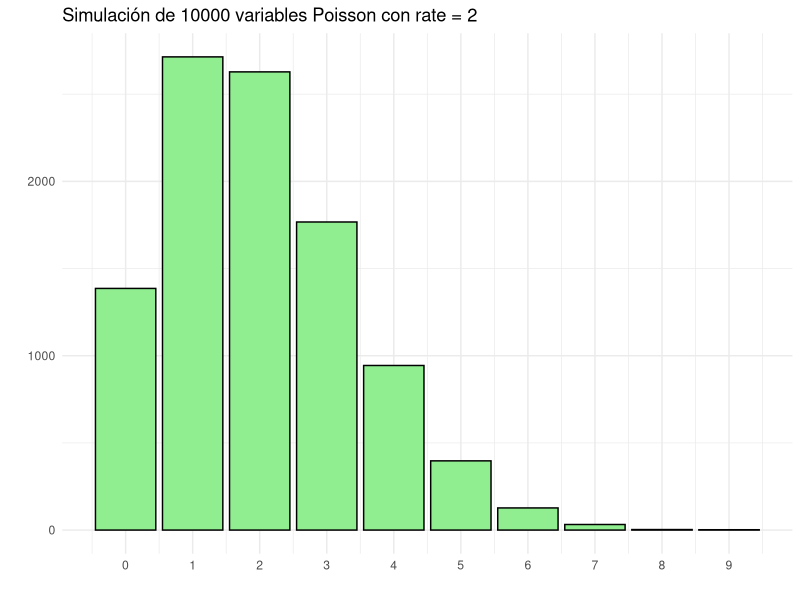
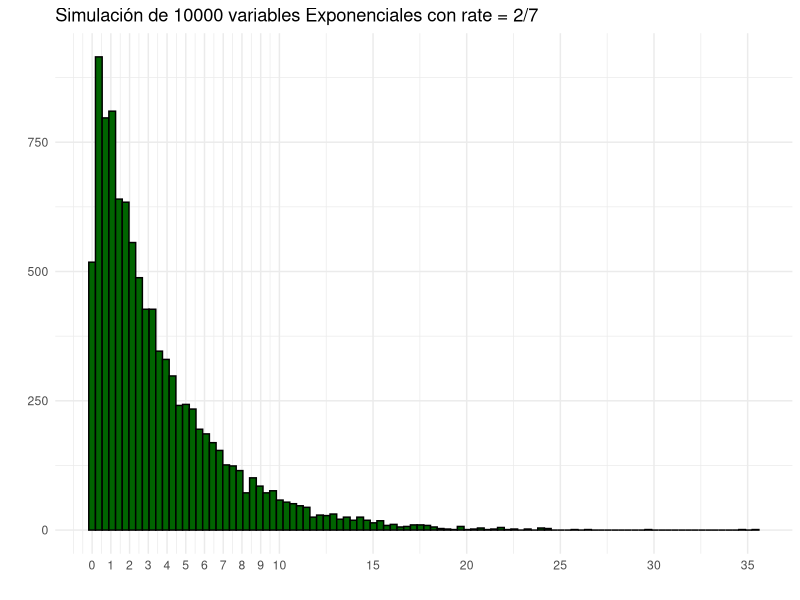
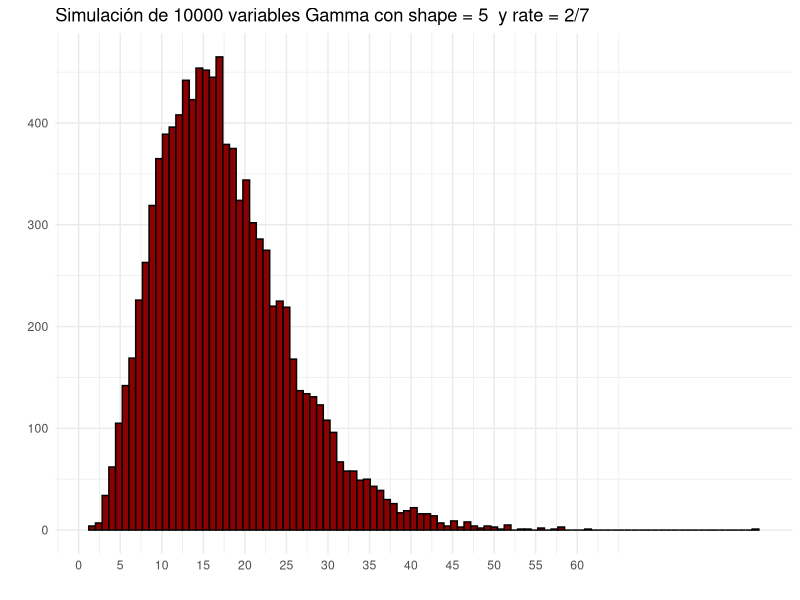
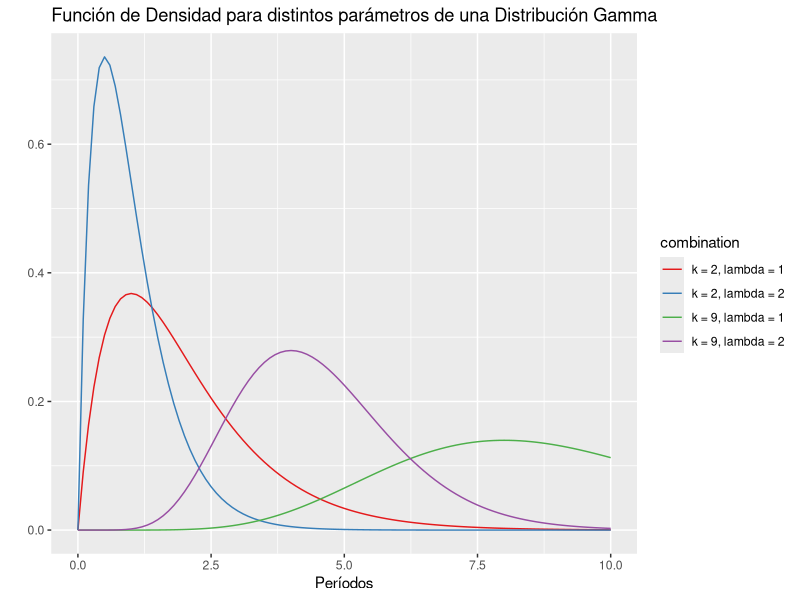

Write R code to recreate these figures, in order.
## ---- chunk 1
library(tidyverse)
## ---- chunk 2
set.seed(1)
ggplot() +
  geom_bar(aes(x = rpois(10000,2)), fill = "lightgreen", color = "black") +
  xlab("") +
  ylab("") + 
  ggtitle("Simulación de 10000 variables Poisson con rate = 2") +
  scale_x_continuous(breaks = seq(0,9)) + 
  theme_minimal()

## ---- chunk 3
set.seed(2)
ggplot() +
  geom_histogram(aes(x = rexp(10000, 2/7)),bins = 100, fill ="darkgreen", color = "black") +
  xlab("") +
  ylab("") + 
  ggtitle("Simulación de 10000 variables Exponenciales con rate = 2/7") +
  scale_x_continuous(breaks = c(seq(0,10),15,20,25,30,35,40)) + 
  theme_minimal()


## ---- chunk 4
set.seed(3)
ggplot() +
  geom_histogram(aes(x = rgamma(10000, shape = 5, rate =  2/7)),bins = 100, fill = "darkred", color ="black") +
  xlab("") +
  ylab("") + 
  ggtitle("Simulación de 10000 variables Gamma con shape = 5  y rate = 2/7") +
  scale_x_continuous(breaks = seq(0,60, by = 5)) + 
  theme_minimal()


## ---- chunk 5

k = c(2,9)
rate = c(1,2)
x= seq(0,10, by = 0.1)

df <- expand.grid(lambda = as.factor(rate), k = k, x = x) %>%
  mutate(gamma = dgamma(x,k, as.numeric(as.character(lambda))),
         combination = as.factor(paste0("k = ",k,", lambda = ",lambda)))

ggplot(data = df, aes(x = x, y =gamma, color = combination)) + 
  geom_line() + 
  #geom_point() + 
  ggtitle("Función de Densidad para distintos parámetros de una Distribución Gamma") +
  xlab("Períodos") + 
  ylab("") + 
  scale_color_brewer(palette = "Set1")


